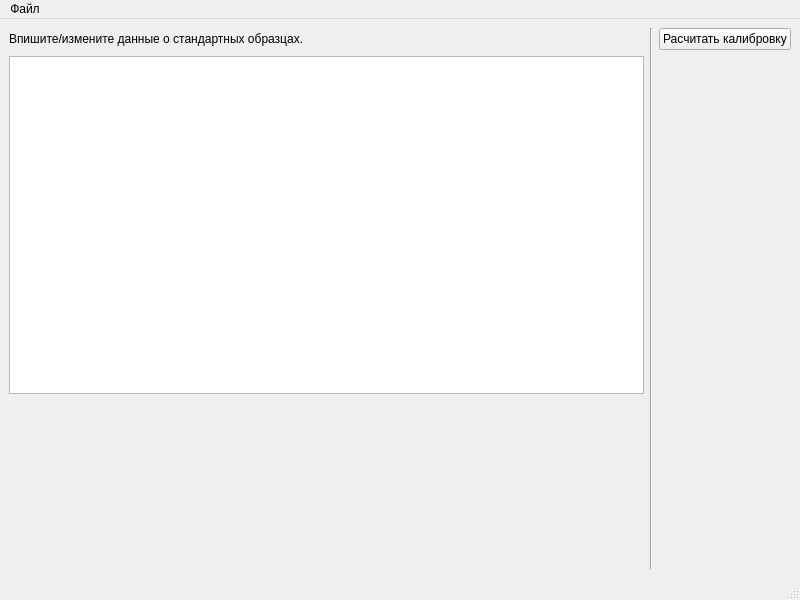
<?xml version="1.0" encoding="UTF-8"?>
<ui version="4.0">
 <class>MainWindow</class>
 <widget class="QMainWindow" name="MainWindow">
  <property name="geometry">
   <rect>
    <x>0</x>
    <y>0</y>
    <width>800</width>
    <height>600</height>
   </rect>
  </property>
  <property name="windowTitle">
   <string>Инструмент калибровки</string>
  </property>
  <widget class="QWidget" name="centralwidget">
   <layout class="QGridLayout" name="gridLayout" rowstretch="0,2,1">
    <item row="0" column="1">
     <widget class="QLabel" name="label">
      <property name="text">
       <string>Впишите/измените данные о стандартных образцах.</string>
      </property>
     </widget>
    </item>
    <item row="2" column="1">
     <layout class="QHBoxLayout" name="plotLayout"/>
    </item>
    <item row="1" column="1">
     <widget class="QTableWidget" name="tableWidget"/>
    </item>
    <item row="0" column="2" rowspan="3">
     <widget class="Line" name="line">
      <property name="orientation">
       <enum>Qt::Vertical</enum>
      </property>
     </widget>
    </item>
    <item row="0" column="3">
     <widget class="QPushButton" name="pushButton">
      <property name="text">
       <string>Расчитать калибровку</string>
      </property>
     </widget>
    </item>
   </layout>
  </widget>
  <widget class="QMenuBar" name="menubar">
   <property name="geometry">
    <rect>
     <x>0</x>
     <y>0</y>
     <width>800</width>
     <height>22</height>
    </rect>
   </property>
   <widget class="QMenu" name="menu">
    <property name="title">
     <string>Файл</string>
    </property>
    <addaction name="action_2"/>
    <addaction name="action_3"/>
    <addaction name="action"/>
    <addaction name="action_5"/>
    <addaction name="action_4"/>
   </widget>
   <addaction name="menu"/>
  </widget>
  <widget class="QStatusBar" name="statusbar"/>
  <action name="action_2">
   <property name="text">
    <string>Новый</string>
   </property>
  </action>
  <action name="action_3">
   <property name="text">
    <string>Открыть</string>
   </property>
  </action>
  <action name="action_4">
   <property name="text">
    <string>Закрыть</string>
   </property>
  </action>
  <action name="action">
   <property name="text">
    <string>Сохранить</string>
   </property>
  </action>
  <action name="action_5">
   <property name="text">
    <string>Сохранить как</string>
   </property>
  </action>
 </widget>
 <resources/>
 <connections/>
</ui>
